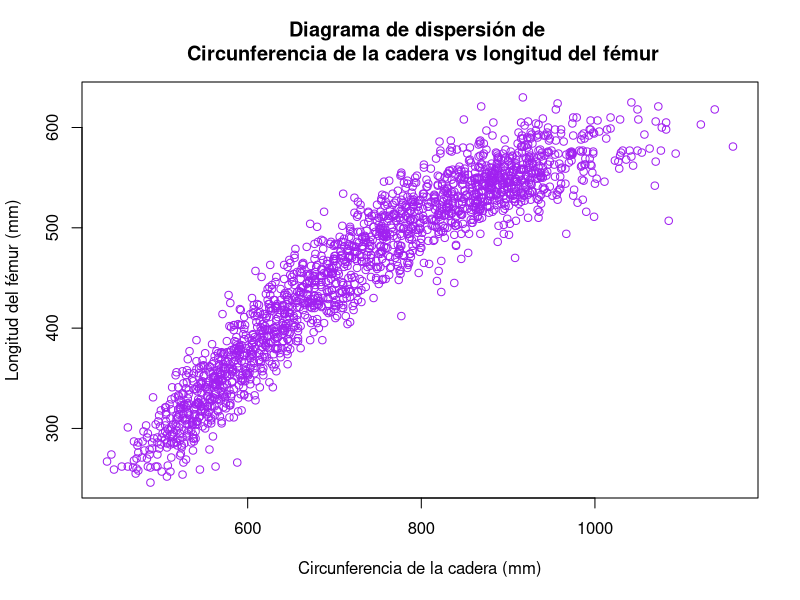
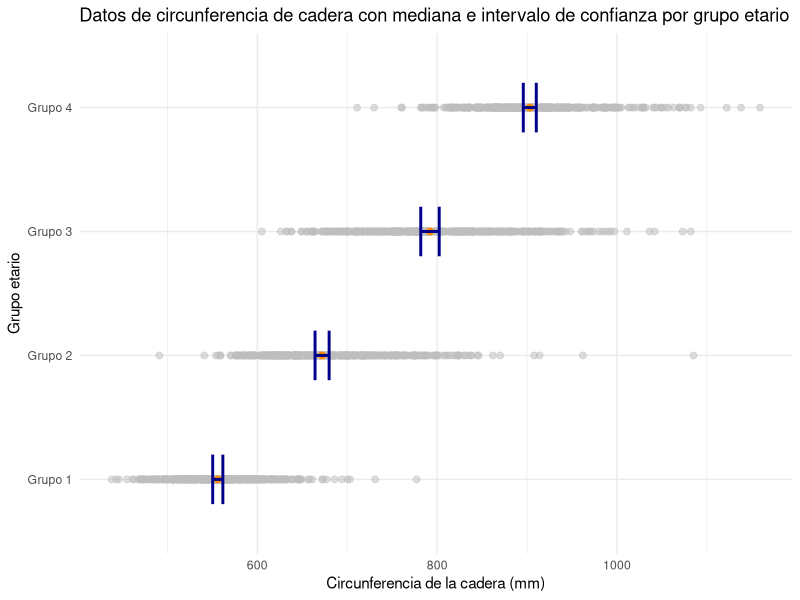
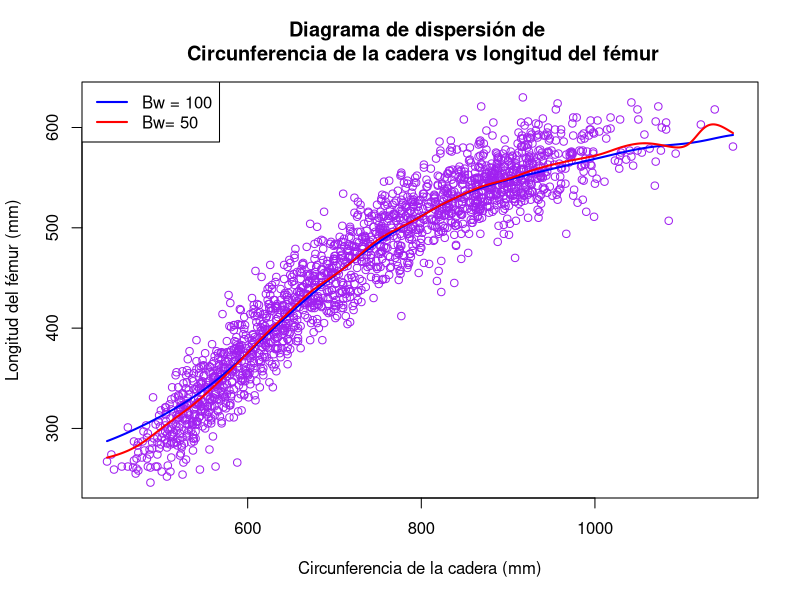
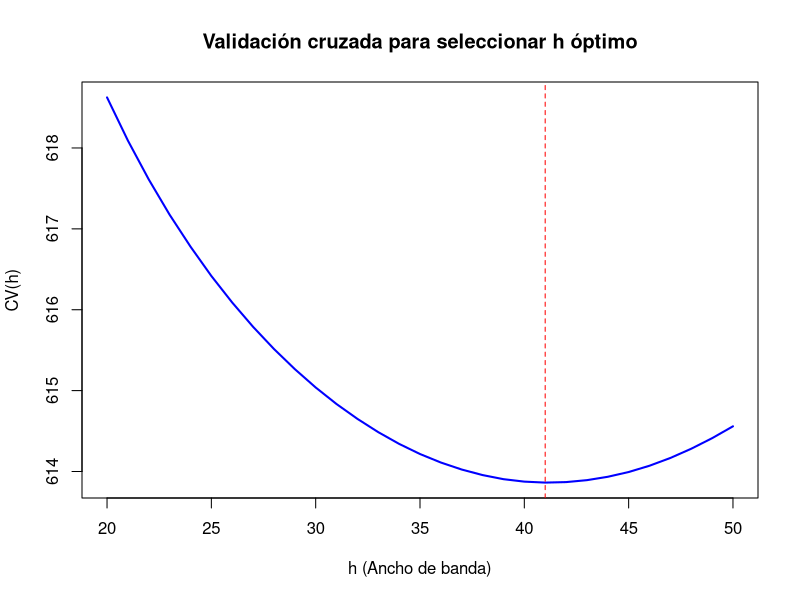
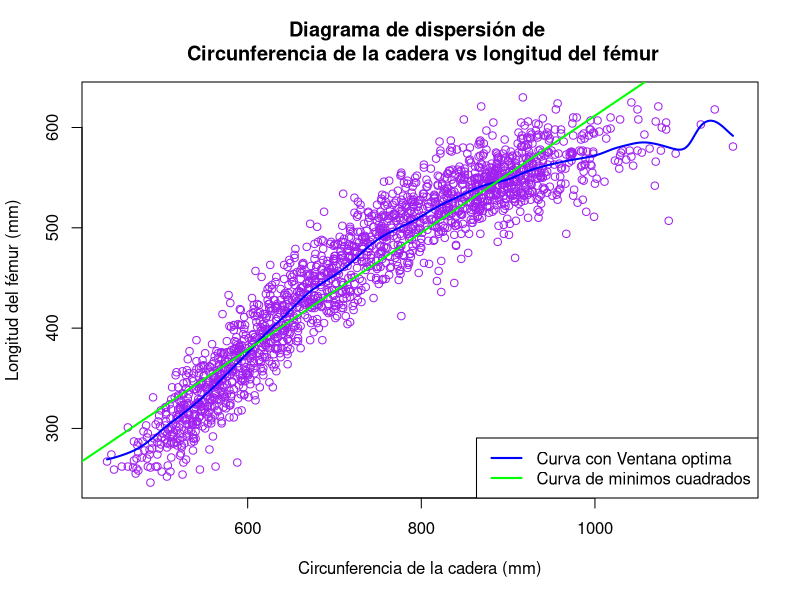
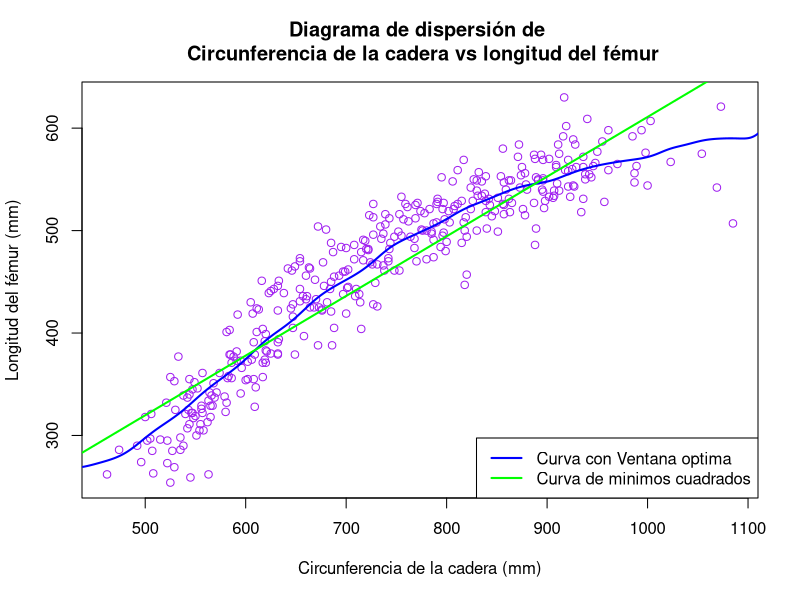
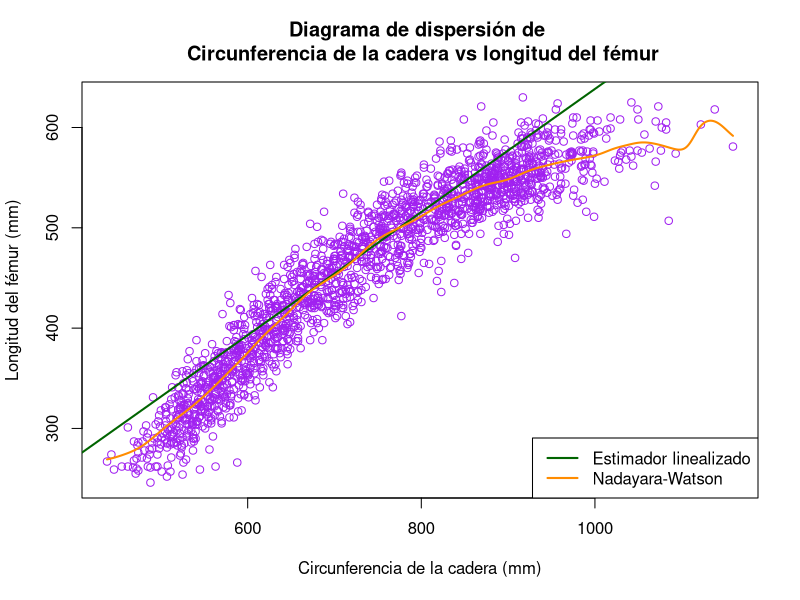

R code for these plots, in order:
## ---- chunk 1
setwd("~/Estadística/TP_final")
library(ggplot2)
datos <- read.csv("individuals.csv", sep = ";")
mujeres <- subset(datos, SEX == 2)
mujeres <- subset(mujeres, HIP.CIRCUMFERENCE != 0 & BUTTOCK.KNEE.LENGTH != 0)
plot(mujeres$HIP.CIRCUMFERENCE, mujeres$BUTTOCK.KNEE.LENGTH, main = "Diagrama de dispersión de \n Circunferencia de la cadera vs longitud del fémur",
     xlab = "Circunferencia de la cadera (mm)", ylab = "Longitud del fémur (mm)", col = "purple")
## ---- chunk 2
mujeres_ordenado <- mujeres[order(mujeres$AGE.IN.MONTHS), ]
grupo_etario_1  <- mujeres_ordenado[1:466, ]
grupo_etario_2 <-  mujeres_ordenado[467:932, ]
grupo_etario_3 <-  mujeres_ordenado[933:1399, ]
grupo_etario_4<-  mujeres_ordenado[1400:1866, ]
grupos <- list(grupo_etario_1, grupo_etario_2, grupo_etario_3, grupo_etario_4)
medianas <- numeric(length(grupos))
for (i in 1:length(grupos)) {
  medianas[i] <- median(grupos[[i]]$HIP.CIRCUMFERENCE)
}
for (i in 1:4) {
  cat("Mediana grupo", i, ":" ,medianas[i], "\n")
}
## ---- chunk 3
estimar_se_mediana <- function(datos, B = 1000) {
  theta_boot <- numeric(B)
  for (i in 1:B) {
    n <- length(datos)
    datos_boot <- sample(datos, n, replace = TRUE)
    theta_boot[i] <- median(datos_boot)
  }
  se_boot <- sqrt(mean((theta_boot - mean(theta_boot))^2))  # Desviación estándar de las medianas bootstrap
  return(se_boot)
}
intervalos_bootstrap <- list()
for (i in (1:4)){
  se_boot <- estimar_se_mediana(grupos[[i]]$HIP.CIRCUMFERENCE)
  intervalo_boot <- c(medianas[i] - 1.96 * se_boot , medianas[i] + 1.96 * se_boot)
  intervalos_bootstrap[[i]] <- intervalo_boot
}
for (i in 1:4) {
  cat("Intervalo de confianza bootstrap para grupo", i, ": [", round(intervalos_bootstrap[[i]][1], 2), ", ", round(intervalos_bootstrap[[i]][2], 2), "]\n")
}
## ---- chunk 4

estadisticas <- data.frame(
  Grupo = c("Grupo 1", "Grupo 2", "Grupo 3", "Grupo 4"),
  Mediana = medianas,
  IC_lower = sapply(intervalos_bootstrap, `[`, 1),
  IC_upper = sapply(intervalos_bootstrap, `[`, 2)
)

estadisticas$label_pos <- estadisticas$IC_upper + 10  # Posición de la etiqueta para las barras de error
ggplot() +
  geom_point(data = grupo_etario_1, aes(x = HIP.CIRCUMFERENCE, y = rep("Grupo 1", nrow(grupo_etario_1))), color = "gray", size = 2, alpha = 0.5) +
  geom_point(data = grupo_etario_2, aes(x = HIP.CIRCUMFERENCE, y = rep("Grupo 2", nrow(grupo_etario_2))), color = "gray", size = 2, alpha = 0.5) +
  geom_point(data = grupo_etario_3, aes(x = HIP.CIRCUMFERENCE, y = rep("Grupo 3", nrow(grupo_etario_3))), color = "gray", size = 2, alpha = 0.5) +
  geom_point(data = grupo_etario_4, aes(x = HIP.CIRCUMFERENCE, y = rep("Grupo 4", nrow(grupo_etario_4))), color = "gray", size = 2, alpha = 0.5) +
  geom_point(data = estadisticas, aes(x = Mediana, y = Grupo), color = "darkorange", size = 2) +
  geom_errorbarh(data = estadisticas, aes(xmin = IC_lower, xmax = IC_upper, y = Grupo), height = 0.4, color = "darkblue", lwd = 1) +
  labs(title = "Datos de circunferencia de cadera con mediana e intervalo de confianza por grupo etario",
       x = "Circunferencia de la cadera (mm)",
       y = "Grupo etario") +
  theme_minimal()
## ---- chunk 5
ajuste_bw_100 <- ksmooth(mujeres$HIP.CIRCUMFERENCE, mujeres$BUTTOCK.KNEE.LENGTH, kernel = "normal", bandwidth = 100)
ajuste_bw_50 <- ksmooth(mujeres$HIP.CIRCUMFERENCE, mujeres$BUTTOCK.KNEE.LENGTH, kernel = "normal", bandwidth = 50)
plot(mujeres$HIP.CIRCUMFERENCE, mujeres$BUTTOCK.KNEE.LENGTH, 
     main = "Diagrama de dispersión de \n Circunferencia de la cadera vs longitud del fémur",
     xlab = "Circunferencia de la cadera (mm)", 
     ylab = "Longitud del fémur (mm)", 
     col = "purple")
lines(ajuste_bw_100$x, ajuste_bw_100$y, col = "blue", lwd = 2)
lines(ajuste_bw_50$x, ajuste_bw_50$y, col = "red", lwd = 2)
legend("topleft",legend = c("Bw = 100","Bw= 50"), col = c("blue","red"),lwd = 2)
## ---- chunk 6
y = mujeres$BUTTOCK.KNEE.LENGTH
x = mujeres$HIP.CIRCUMFERENCE
ventanas <- seq(20, 50, by = 1)
cv_errors <- rep(0, length(ventanas))
for (j in seq_along(ventanas)) {
  h <- ventanas[j]
  cv_error <- 0
  for (i in 1:length(y)) {
    xi <- x[-i]
    yi <- y[-i]
    m_estimado <- ksmooth(xi, yi, kernel = "normal", bandwidth = h, x.points = x[i])
    cv_error <- cv_error + (y[i] - m_estimado$y)^2
    cv_errors[j] <- cv_error/length(y)
    }
  cv_errors[j] <- cv_error/length(y)
}
h_optimo <- ventanas[which.min(cv_errors)]
print(h_optimo)
## ---- chunk 7
#parte de cross validation
nwsmooth<- function(h, x, y) {
  cv <- rep(0, length(y))
  for (i in 1:length(y)) {
    xi <- x[-i]
    yi <- y[-i]
    m_estimado <- ksmooth(xi, yi, kernel = "normal", bandwidth = h, x.points = x[i])
    cv[i] <- (y[i] - m_estimado$y)^2
  }
  return(mean(cv))
}
h_optimos <- seq(20, 50, by = 1)
valores_del_error_h_optimo <- sapply(h_optimos, nwsmooth, x = mujeres$HIP.CIRCUMFERENCE, y = mujeres$BUTTOCK.KNEE.LENGTH)
h_optimo <- h_optimos[which.min(valores_del_error_h_optimo)]
plot(h_optimos, valores_del_error_h_optimo, type = "l", col = "blue", lwd = 2,
     xlab = "h (Ancho de banda)", 
     ylab = "CV(h)", 
     main = "Validación cruzada para seleccionar h óptimo")
abline(v = h_optimo, col = "red", lty = 2)
paste("La ventana óptima es:", h_optimo)
## ---- chunk 8
ajuste_bw_optimo <- ksmooth(mujeres$HIP.CIRCUMFERENCE, mujeres$BUTTOCK.KNEE.LENGTH, kernel = "normal", bandwidth = h_optimo)
ajuste_lm <- lm(BUTTOCK.KNEE.LENGTH ~ HIP.CIRCUMFERENCE, data = mujeres)
plot(mujeres$HIP.CIRCUMFERENCE, mujeres$BUTTOCK.KNEE.LENGTH,
     main = "Diagrama de dispersión de \n Circunferencia de la cadera vs longitud del fémur",
     xlab = "Circunferencia de la cadera (mm)", 
     ylab = "Longitud del fémur (mm)", 
     col = "purple")
lines(ajuste_bw_optimo$x, ajuste_bw_optimo$y, col = "blue", lwd = 2)
abline(ajuste_lm, col = "green", lwd = 2)
legend("bottomright",legend = c("Curva con Ventana optima","Curva de minimos cuadrados"), col = c("blue","green"),lwd = 2)
## ---- chunk 9
train_indices <- sample(seq_len(nrow(mujeres)), size = 0.8 * nrow(mujeres))
train_data <- mujeres[train_indices, ]
test_data <- mujeres[-train_indices, ]
## ---- chunk 10
ajuste_bw_optimo <- ksmooth(train_data$HIP.CIRCUMFERENCE, train_data$BUTTOCK.KNEE.LENGTH, kernel = "normal", bandwidth = h_optimo)
modelo <- lm( BUTTOCK.KNEE.LENGTH ~ HIP.CIRCUMFERENCE, data = train_data)
predicciones <- predict(modelo, newdata = test_data)
plot(test_data$HIP.CIRCUMFERENCE, test_data$BUTTOCK.KNEE.LENGTH,
     main = "Diagrama de dispersión de \n Circunferencia de la cadera vs longitud del fémur",
     xlab = "Circunferencia de la cadera (mm)", 
     ylab = "Longitud del fémur (mm)", 
     col = "purple")
lines(ajuste_bw_optimo$x, ajuste_bw_optimo$y, col = "blue", lwd = 2)
abline(modelo, col = "green", lwd = 2)
legend("bottomright",legend = c("Curva con Ventana optima","Curva de minimos cuadrados"), col = c("blue","green"),lwd = 2)
## ---- chunk 11
# Definir la función linearsmooth
linearsmooth <- function(x, y, h, x0) {
  n <- length(x)
  K <- dnorm((x0 - x) / h)  # Kernel normal en el punto x0
  X <- cbind(1, x)
  weights <- diag(K)
  coef <- solve(t(X) %*% weights %*% X) %*% t(X) %*% weights %*% y
  return(coef)
}

# Coeficientes del estimador lineal local en el punto promedio de HIP.CIRCUMFERENCE
x0 <- mean(mujeres$HIP.CIRCUMFERENCE)
coeficientes <- linearsmooth(mujeres$HIP.CIRCUMFERENCE, mujeres$BUTTOCK.KNEE.LENGTH, 40, x0)
ordenada <- coeficientes[1]
pendiente <- coeficientes[2]

# Graficar
plot(mujeres$HIP.CIRCUMFERENCE, mujeres$BUTTOCK.KNEE.LENGTH,
     main = "Diagrama de dispersión de \n Circunferencia de la cadera vs longitud del fémur",
     xlab = "Circunferencia de la cadera (mm)", 
     ylab = "Longitud del fémur (mm)", 
     col = "purple")
abline(ordenada, pendiente, col = "darkgreen", lwd = 2)

# Ajuste usando h óptimo
ajuste_bw_optimo <- ksmooth(mujeres$HIP.CIRCUMFERENCE, mujeres$BUTTOCK.KNEE.LENGTH, kernel = "normal", bandwidth = h_optimo)

# Graficar el ajuste de Nadaraya-Watson
lines(ajuste_bw_optimo$x, ajuste_bw_optimo$y, col = "darkorange", lwd = 2)
legend("bottomright", legend = c("Estimador linealizado", "Nadayara-Watson"), col = c("darkgreen", "darkorange"), lwd = 2)

